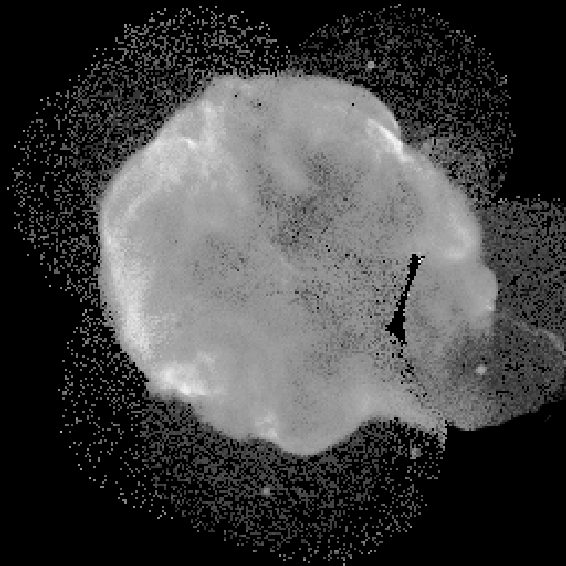
#> input picture Q3_1.tif, 566 x 566 px
$ python question3_1.py
#> lines starting #> are read from the running program, lines starting #| are printed output that depends on the picture
#!/usr/bin/env python3
# -*- coding: utf-8 -*-
"""
Created on Sat Apr 13 15:36:48 2019

@author: saqlain
"""

# Question 3
## a. Remove noise from image Q3_1

#import libraries
import numpy as np
import cv2


#For removing noise one way is to take many number of images and then take average
#but we donot have any source image or other images so another way is to
## 1- find edges if we have effect of blurring that could be removed and edges are found
## 2- Edges are added to original image
## 3- Then remove salt and pepper noise for that we need to do smoothing

#read image
img=cv2.imread('Q3_1.tif', cv2.IMREAD_GRAYSCALE)
#> img is the input picture: shape (566, 566); min 0, max 253, mean 66.9

#get rows and colums for image
img=cv2.resize(img,(310,310)) #to fit in the screen of laptop
#> img: shape (310, 310)
[rows, cols]=img.shape[:2]
#> rows = 310; cols = 310

# 1------ Finding Edges------
blur_img_33=cv2.blur(img,(11,11)) #aneraging

img_edges=np.zeros([rows,cols], dtype="uint8") # store edges
image_enhanced_edges=np.zeros([rows,cols], dtype="uint8") #store image found by adding edges to original

img_edges=img-blur_img_33
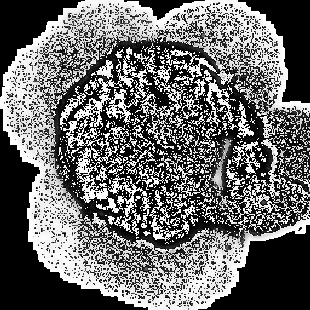
#> img_edges: shape (310, 310); min 0, max 255, mean 106.4

# 2-------- Add edges to original ----
image_enhanced_edges=img+img_edges
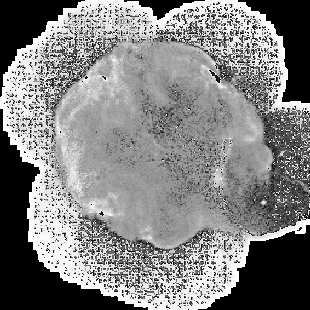
#> image_enhanced_edges: shape (310, 310); min 0, max 255, mean 129.3
orig_vs_enhanced_edges=np.hstack([img, img_edges, image_enhanced_edges]) #show improved edges and original image
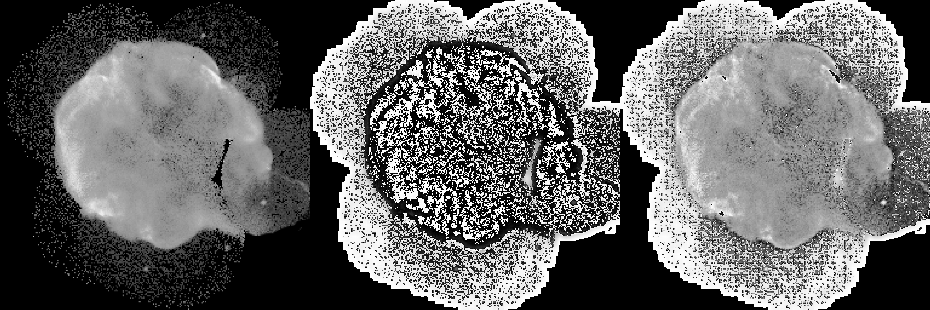
#> orig_vs_enhanced_edges: shape (310, 930); min 0, max 255, mean 100.8

# 3 -------Removing salt and pepper noise by smoothing ------
avg=cv2.blur(image_enhanced_edges,(11,11)) #Averaging for smoothing
gaus = cv2.GaussianBlur(image_enhanced_edges,(11,11),0) #Gaussian smoothing
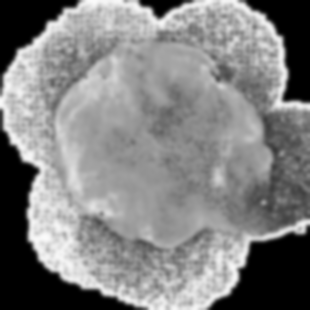
#> gaus: shape (310, 310); min 0, max 250, mean 129.3
med = cv2.medianBlur(image_enhanced_edges,11) # median blurring for removing salt and pepper noise
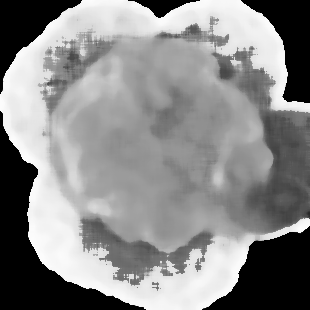
#> med: shape (310, 310); min 0, max 254, mean 137.8

avg_gaus_med=np.hstack([avg, gaus,med]) #stack different averaged images in one variable for showing
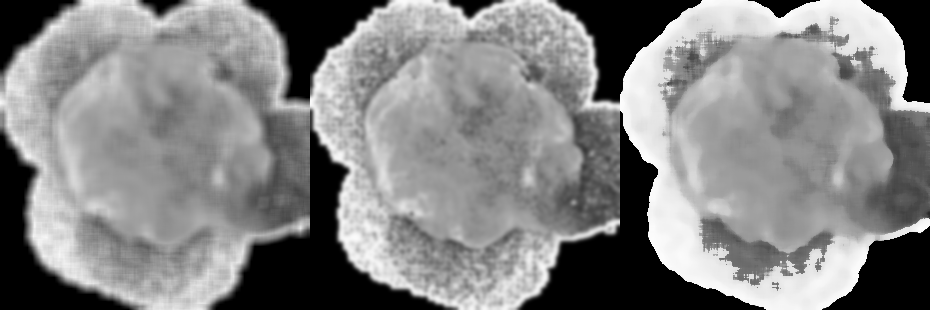
#> avg_gaus_med: shape (310, 930); min 0, max 254, mean 132.2

#show images in sequence as per title
cv2.imshow('original, img edges,  enhanced edges, average, gaussian and median', np.vstack([orig_vs_enhanced_edges, avg_gaus_med] ))
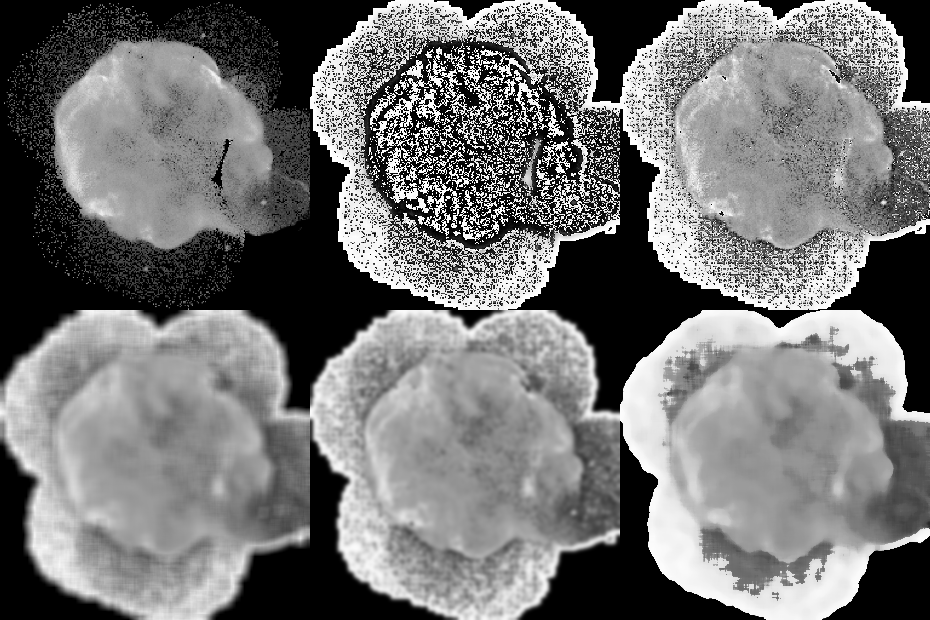
#> window 'original, img edges,  enhanced': shape (620, 930); min 0, max 255, mean 116.5


cv2.waitKey(0) #wait until any key press
cv2.destroyAllWindows() # close all windows

$ run again, with Q3_2.tif copied over Q3_1.tif
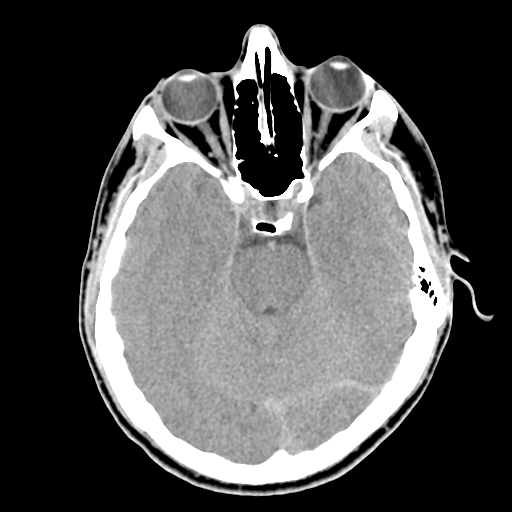
#> input picture Q3_2.tif, 512 x 512 px
#> img is the input picture: shape (512, 512); min 0, max 255, mean 80.4
#> img: shape (310, 310)
#> `avg_gaus_med=np.hstack([avg, gaus,med])`:
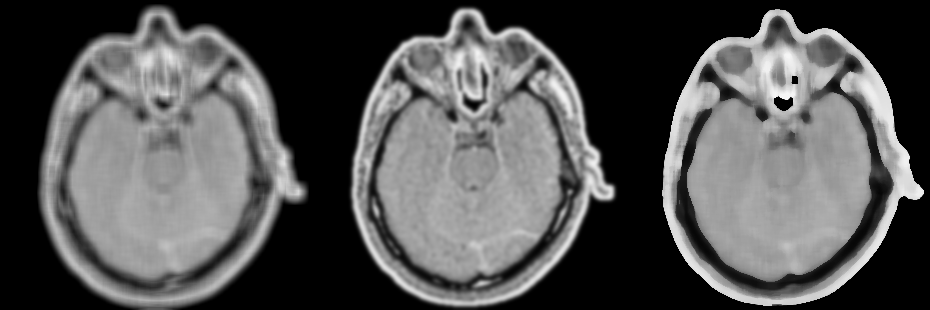
#> avg_gaus_med: shape (310, 930); min 0, max 246, mean 83.2
#> `cv2.imshow('original, img edges,  enhanced edges, average, gaussian an..`:
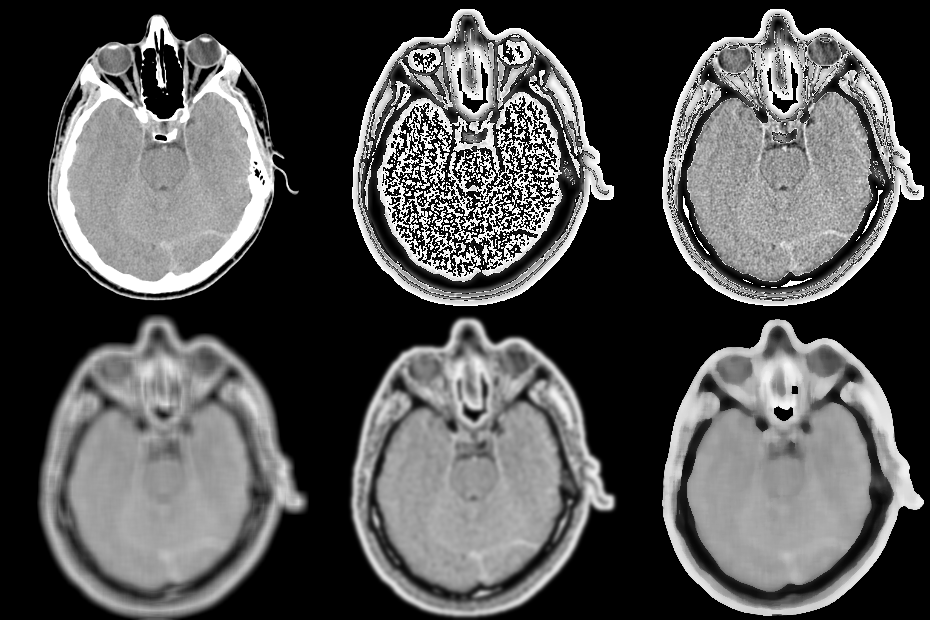
#> window 'original, img edges,  enhanced': shape (620, 930); min 0, max 255, mean 81.3

$ run again, with Q3_3.tif copied over Q3_1.tif
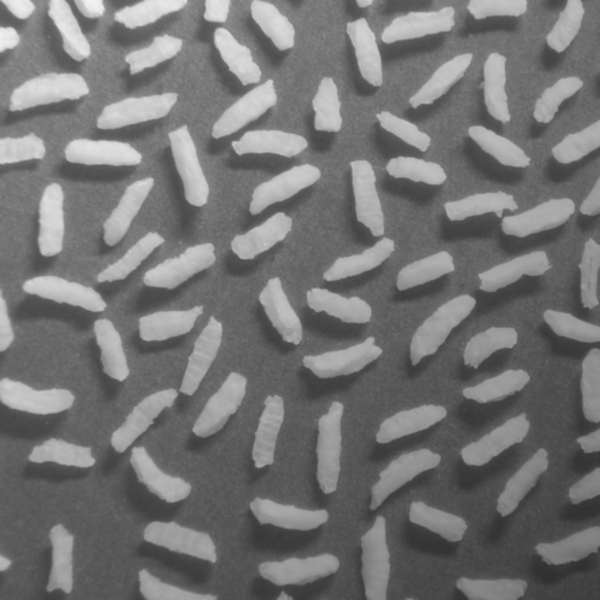
#> input picture Q3_3.tif, 600 x 600 px
#> img is the input picture: shape (600, 600); min 47, max 243, mean 116.4
#> img: shape (310, 310)
#> `avg_gaus_med=np.hstack([avg, gaus,med])`:
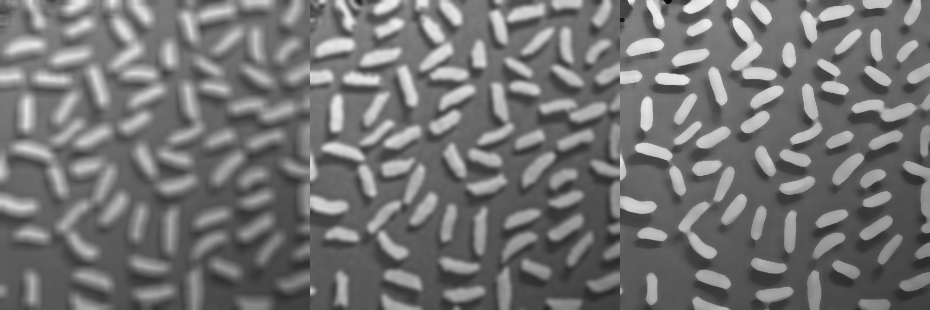
#> avg_gaus_med: shape (310, 930); min 9, max 238, mean 115.1
#> `cv2.imshow('original, img edges,  enhanced edges, average, gaussian an..`:
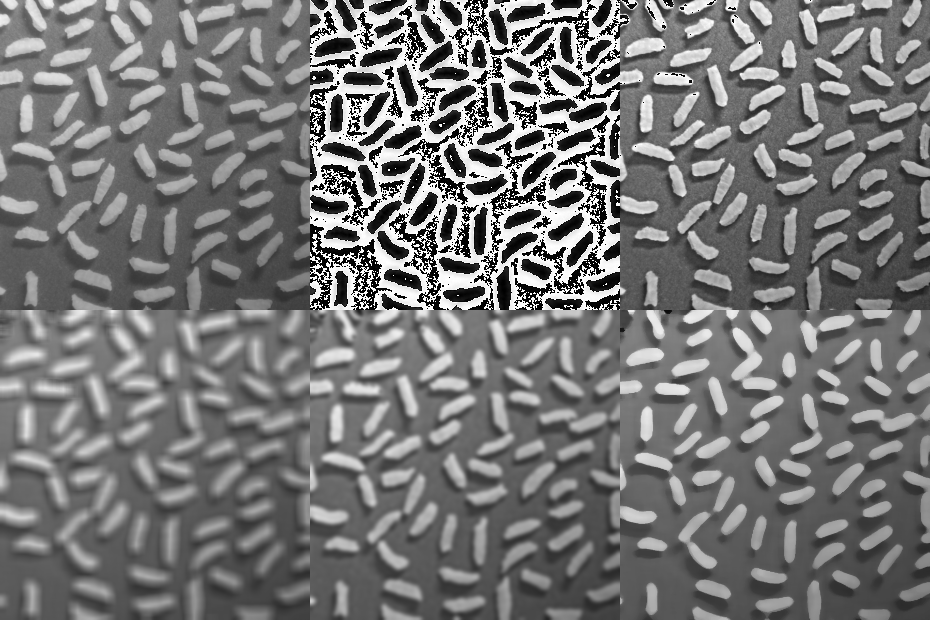
#> window 'original, img edges,  enhanced': shape (620, 930); min 0, max 255, mean 118

$ run again, with Q3_4.tif copied over Q3_1.tif
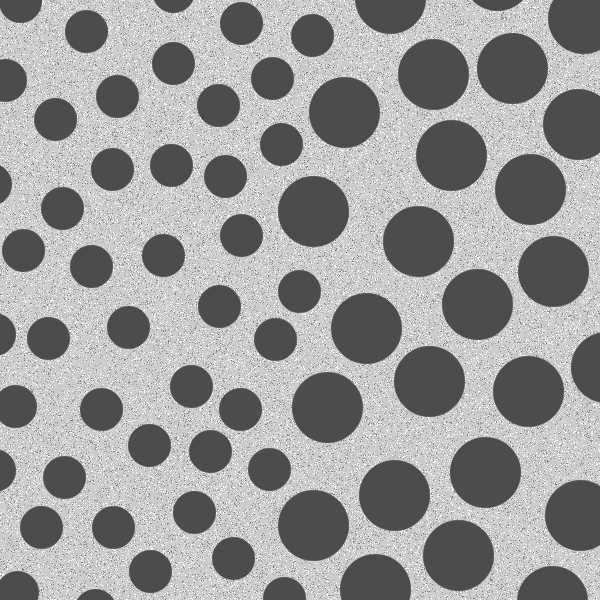
#> input picture Q3_4.tif, 600 x 600 px
#> img is the input picture: shape (600, 600); min 76, max 255, mean 153.6
#> img: shape (310, 310)
#> `cv2.imshow('original, img edges,  enhanced edges, average, gaussian an..`:
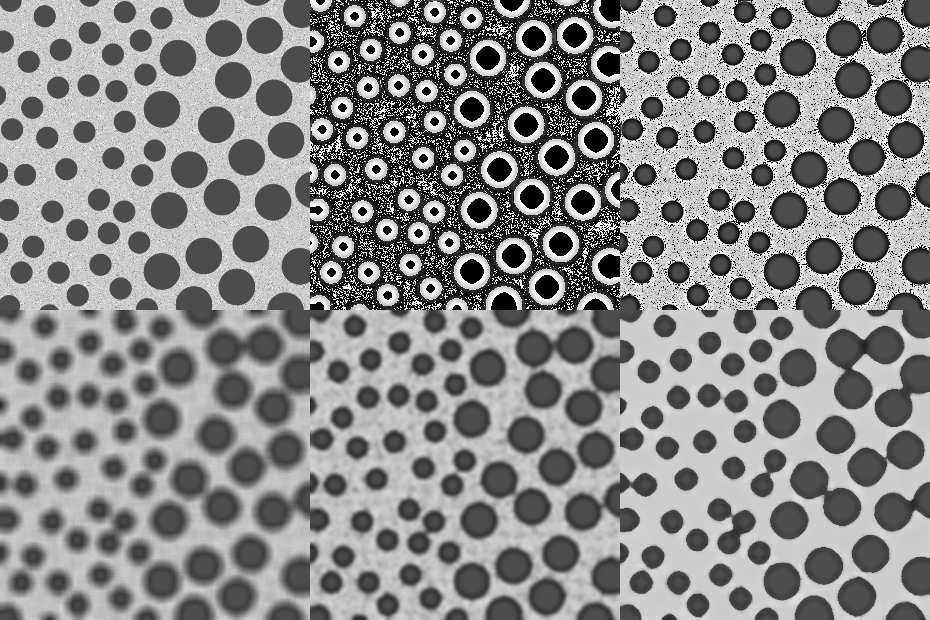
#> window 'original, img edges,  enhanced': shape (620, 930); min 0, max 255, mean 136.5
